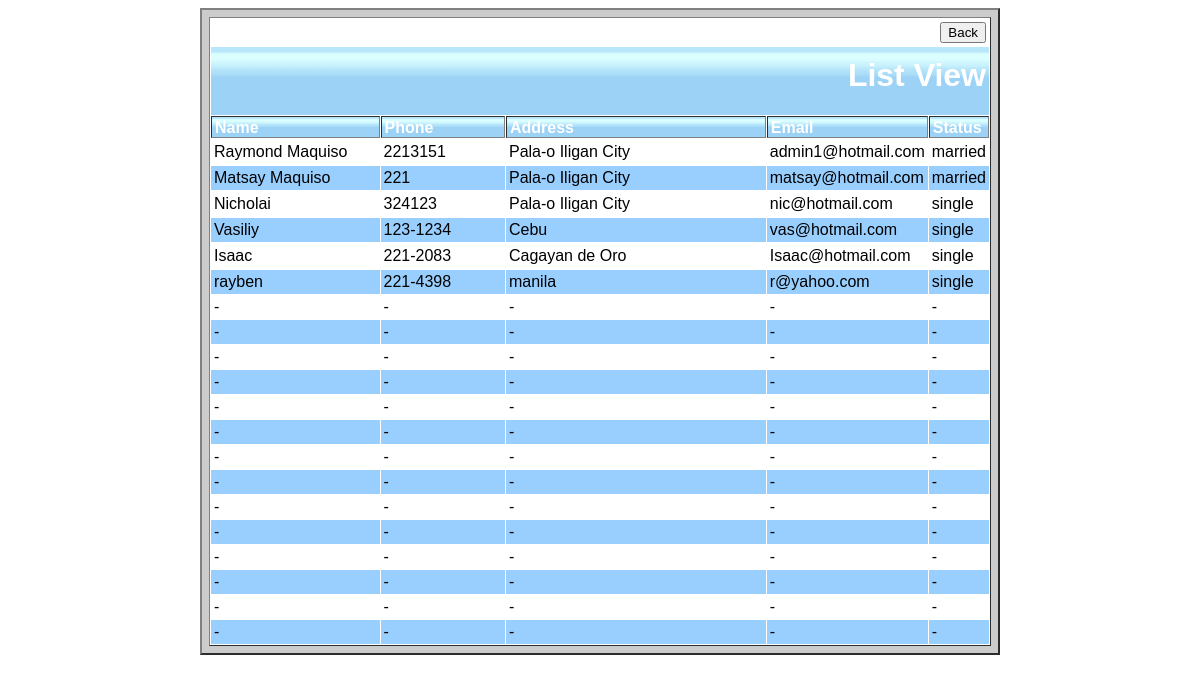
Screenshot of /list_view.php with the database file from the repository.
### tables this page shows
CREATE TABLE `contact_info` (
  `id` smallint(5) unsigned NOT NULL AUTO_INCREMENT,
  `phone` varchar(15) NOT NULL,
  `name` varchar(30) NOT NULL DEFAULT '',
  `address` varchar(65) NOT NULL DEFAULT '',
  `email` varchar(25) NOT NULL DEFAULT '',
  `status` varchar(15) NOT NULL DEFAULT '',
  PRIMARY KEY (`id`)
);

### pagingbatch.php (the view, shortened to what this page needs)
<?php
	$query = "SELECT * FROM contact_info";
	$result_LV = mysql_query($query) or die('Error, query failed');
	$i_LV=0;
  while($rows_LV = mysql_fetch_array($result_LV))
	{
	++$i_LV;
	if ($i_LV%2 == 0)
	 {$colorb="#99CFFF";}
	else
	 {$colorb="#FFFFFF";};
	echo '<tr bgcolor='.$colorb.' >';
	echo '<tr bgcolor='.$colorb.' onmouseover=" mOver(this)" onmouseout=" mOut(this)" >';
	echo '<td><a onmouseout="this.removeAttribute(\'href\')" onmouseover="this.href=\'index.php?page='.$i_LV.'\'" > '.$rows_LV['name'].'</a></td>';
	echo "<td> ".$rows_LV['phone']."</a></td>";
	echo "<td> ".$rows_LV['address']."</a></td>";
	echo "<td> ".$rows_LV['email']."</a></td>";
	echo "<td> ".$rows_LV['status']."</a></td>";
	echo "</tr>";
	};
  for ($i=$i_LV; $i<=$max_row_LV-1; ++$i)	{
		if ($i%2 == 0)
		{$colorb="#FFFFFF";}
		else
		{$colorb="#99CFFF";};
		echo "<tr bgcolor=".$colorb.">"; echo "<td>-</td>";  echo "<td>-</td>";	echo "<td>-</td>";	echo "<td>-</td>";	echo "<td>-</td>";	echo "</tr>";
	};
?>

### list_view.php (shortened to what this page needs)
<html>
<head>
<link rel="stylesheet" type="text/css" href="main.css">
</head>
<body>
<table width="800" border="2" align="center" cellpadding="2" cellspacing="5" bgcolor="#CCCCCC">
<td>
<table id="csstable" width="100%" border="1" cellpadding="3" cellspacing="1" bgcolor="#FFFFFF">
<form id="form1" name="form1" method="get" action="index.php">
<tr>
<td align="right" colspan="5" bgcolor="#FFFFFF"><input type="submit" name="Submit" value="Back" /></td>
</tr>
<tr>
<td  class="tdtest" align="right" colspan="5" bgcolor="#FFFFFF"><h1>List View </h1></td>
</tr>
</form>
<form id="Listview1" name="listview1" method="POST" action="">
<tr>
<th width="25%" colspan="1" bgcolor="#E6E6E6"><strong>Name</strong> </th>
<th width="18%" bgcolor="#E6E6E6"><strong>Phone</strong> </th>
<th width="40%" bgcolor="#E6E6E6"><strong>Address</strong> </th>
<th width="20%" bgcolor="#E6E6E6"><strong>Email</strong> </th>
<th width="14%" bgcolor="#E6E6E6"><strong>Status</strong> </th>
</tr>
</form>
<?php
	static $max_row_LV=20;
	include './pagingbatch.php';
?>
</table>
</body>
</html>

### main.css (style rules this page uses)
td { border:0px solid blue; }
th { background-image:url('./img/header.png'); background-repeat:repeat-x; text-align:left; padding-top:2px; padding-bottom:0px; font-weight:900; color:#FFFFFF; }
.tdtest { background-image:url('./img/header.png'); background-size:5px 70px; background-repeat:repeat-x; text-align:right; padding-top:10px; padding-bottom:0px; font-weight:900; color:#FFFFFF; }
body { font-family: Helvetica; font-size: 11px; color: #000; }

### rows the page displays
contact_info: name "Raymond Maquiso", phone "2213151", address "Pala-o Iligan City", email "admin1@hotmail.com", status "married"
contact_info: name "Matsay Maquiso", phone "221", address "Pala-o Iligan City", email "matsay@hotmail.com", status "married"
contact_info: name "Nicholai", phone "324123", address "Pala-o Iligan City", email "nic@hotmail.com", status "single"
contact_info: name "Vasiliy", phone "123-1234", address "Cebu", email "vas@hotmail.com", status "single"
contact_info: name "Isaac", phone "221-2083", address "Cagayan de Oro", email "Isaac@hotmail.com", status "single"
contact_info: name "rayben", phone "221-4398", address "manila", email "r@yahoo.com", status "single"
